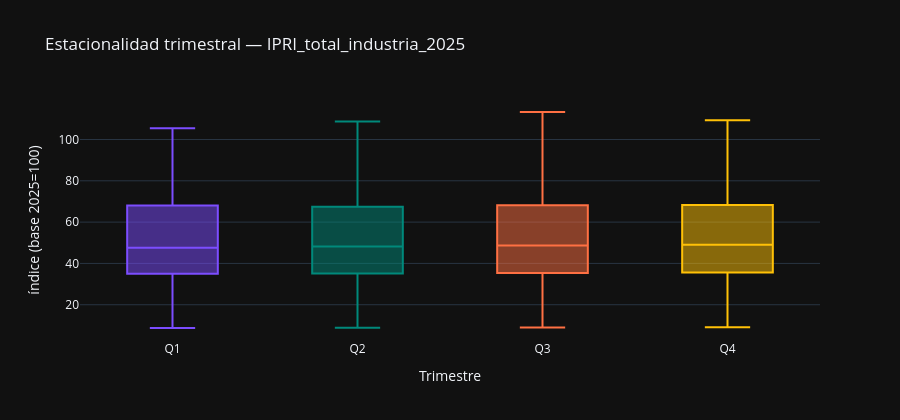

The code cell stored with this chart in its notebook:
### Markdown cell above
### Análisis:

La estructura de autocorrelación a frecuencia trimestral reproduce la de la frecuencia mensual y refuerza el diagnóstico de los tests. En nivel, la ACF decae muy lentamente desde valores próximos a 1 (en torno a 0,60 todavía en el lag 16) y la PACF concentra toda la señal en un pico dominante en el lag 1 cercano a la unidad, el patrón canónico de un AR(1) con raíz próxima a 1 propio de una serie no estacionaria.

La primera diferencia `Δ1` reduce drásticamente la persistencia: la ACF muestra un pico en el lag 1 de aproximadamente 0,60 y otro en el lag 2 de aproximadamente 0,35, seguidos de un tramo de coeficientes negativos en los lags 5 a 9, mientras la PACF se concentra en el lag 1 y entra en banda a partir del lag 2. Es el perfil de un proceso con inercia trimestral de corto alcance y sin estructura estacional dominante en múltiplos de 4. La diferencia interanual `Δ4` presenta una ACF que parte de un lag 1 elevado (aproximadamente 0,88) y decae de forma gradual con coeficientes negativos en los lags 6 a 9, y una PACF con un pico fuerte en el lag 1 seguido de un valor marcadamente negativo en el lag 2 (aproximadamente -0,72), estructura característica de la sobrediferenciación que introduce el filtro interanual y compatible con la estacionariedad que confirman los tests.

La variación interanual porcentual, en cambio, exhibe una ACF de decaimiento lento que permanece en torno a 0,25 en el lag 16 y una PACF dominada por el lag 1 (aproximadamente 0,95). Esta persistencia es la firma gráfica de la no estacionariedad que el KPSS detecta y confirma que, a diferencia de la diferencia interanual absoluta, la versión porcentual no estabiliza la serie.

### Code cell
# Estacionalidad trimestral reconstruida desde y_q
if len(y_q) >= 8:
    colores_bp = ['#7C4DFF', '#00897B', '#FF7043', '#FFC107']
    df_box_q = pd.DataFrame({
        'trimestre': y_q.index.quarter.map({1: 'Q1', 2: 'Q2', 3: 'Q3', 4: 'Q4'}),
        'valor': y_q.values,
        'fecha': y_q.index.strftime('%Y-%m-%d'),
    })
    df_box_q['trimestre'] = pd.Categorical(df_box_q['trimestre'],
                                            categories=['Q1', 'Q2', 'Q3', 'Q4'], ordered=True)
    fig = px.box(
        df_box_q, x='trimestre', y='valor', color='trimestre',
        hover_data=['fecha'],
        title=f'Estacionalidad trimestral — {VAR_PRINCIPAL}',
        labels={'valor': UNIDADES, 'trimestre': 'Trimestre'},
        color_discrete_sequence=colores_bp,
    )
    fig.update_layout(showlegend=False, height=420)
    fig.show()

    medias_q = y_q.groupby(y_q.index.quarter).mean()
    cv_trimestral = medias_q.std() / medias_q.mean() * 100 if medias_q.mean() != 0 else 0
    medias_dict = {k: round(float(v), 3) for k, v in medias_q.items()}
    print('Media por trimestre:', medias_dict)
    estac = '(estacionalidad apreciable)' if cv_trimestral > 5 else '(estacionalidad leve)'
    print(f'CV entre trimestres: {cv_trimestral:.2f}% {estac}')

### Figure 1 — Plotly figure (JSON) as saved in the notebook; plotly's stock layout.template omitted (floating-point values rounded to 4 significant figures)
{"data": [{"alignmentgroup": "True", "customdata": [["1975-01-01"], ["1976-01-01"], ["1977-01-01"], ["1978-01-01"], ["1979-01-01"], ["1980-01-01"], ["1981-01-01"], ["1982-01-01"], ["1983-01-01"], ["1984-01-01"], ["1985-01-01"], ["1986-01-01"], ["1987-01-01"], ["1988-01-01"], ["1989-01-01"], ["1990-01-01"], ["1991-01-01"], ["1992-01-01"], ["1993-01-01"], ["1994-01-01"], ["1995-01-01"], ["1996-01-01"], ["1997-01-01"], ["1998-01-01"], ["1999-01-01"], ["2000-01-01"], ["2001-01-01"], ["2002-01-01"], ["2003-01-01"], ["2004-01-01"], ["2005-01-01"], ["2006-01-01"], ["2007-01-01"], ["2008-01-01"], ["2009-01-01"], ["2010-01-01"], ["2011-01-01"], ["2012-01-01"], ["2013-01-01"], ["2014-01-01"], ["2015-01-01"], ["2016-01-01"], ["2017-01-01"], ["2018-01-01"], ["2019-01-01"], ["2020-01-01"], ["2021-01-01"], ["2022-01-01"], ["2023-01-01"], ["2024-01-01"], ["2025-01-01"]], "hovertemplate": "Trimestre=%{x}<br>índice (base 2025=100)=%{y}<br>fecha=%{customdata[0]}<extra></extra>", "legendgroup": "Q1", "marker": {"color": "#7C4DFF"}, "name": "Q1", "notched": false, "offsetgroup": "Q1", "orientation": "v", "showlegend": true, "type": "box", "x": ["Q1", "Q1", "Q1", "Q1", "Q1", "Q1", "Q1", "Q1", "Q1", "Q1", "Q1", "Q1", "Q1", "Q1", "Q1", "Q1", "Q1", "Q1", "Q1", "Q1", "Q1", "Q1", "Q1", "Q1", "Q1", "Q1", "Q1", "Q1", "Q1", "Q1", "Q1", "Q1", "Q1", "Q1", "Q1", "Q1", "Q1", "Q1", "Q1", "Q1", "Q1", "Q1", "Q1", "Q1", "Q1", "Q1", "Q1", "Q1", "Q1", "Q1", "Q1"], "x0": " ", "xaxis": "x", "y": [8.738, 9.5, 11.14, 13.52, 15.33, 18.22, 20.86, 24.02, 27.21, 30.9, 33.75, 34.75, 34.64, 35.57, 37.06, 38.13, 38.88, 39.27, 39.95, 41.51, 44.2, 45.45, 45.76, 45.96, 45.29, 47.56, 49.28, 49.23, 50.54, 50.94, 53.43, 56.64, 58.38, 62.13, 61.26, 62.18, 67.05, 70.16, 71.26, 69.7, 68.4, 64.95, 69.43, 70.01, 71.37, 69.44, 71.23, 100.8, 105.5, 98.19, 102.7], "y0": " ", "yaxis": "y"}, {"alignmentgroup": "True", "customdata": [["1975-04-01"], ["1976-04-01"], ["1977-04-01"], ["1978-04-01"], ["1979-04-01"], ["1980-04-01"], ["1981-04-01"], ["1982-04-01"], ["1983-04-01"], ["1984-04-01"], ["1985-04-01"], ["1986-04-01"], ["1987-04-01"], ["1988-04-01"], ["1989-04-01"], ["1990-04-01"], ["1991-04-01"], ["1992-04-01"], ["1993-04-01"], ["1994-04-01"], ["1995-04-01"], ["1996-04-01"], ["1997-04-01"], ["1998-04-01"], ["1999-04-01"], ["2000-04-01"], ["2001-04-01"], ["2002-04-01"], ["2003-04-01"], ["2004-04-01"], ["2005-04-01"], ["2006-04-01"], ["2007-04-01"], ["2008-04-01"], ["2009-04-01"], ["2010-04-01"], ["2011-04-01"], ["2012-04-01"], ["2013-04-01"], ["2014-04-01"], ["2015-04-01"], ["2016-04-01"], ["2017-04-01"], ["2018-04-01"], ["2019-04-01"], ["2020-04-01"], ["2021-04-01"], ["2022-04-01"], ["2023-04-01"], ["2024-04-01"], ["2025-04-01"]], "hovertemplate": "Trimestre=%{x}<br>índice (base 2025=100)=%{y}<br>fecha=%{customdata[0]}<extra></extra>", "legendgroup": "Q2", "marker": {"color": "#00897B"}, "name": "Q2", "notched": false, "offsetgroup": "Q2", "orientation": "v", "showlegend": true, "type": "box", "x": ["Q2", "Q2", "Q2", "Q2", "Q2", "Q2", "Q2", "Q2", "Q2", "Q2", "Q2", "Q2", "Q2", "Q2", "Q2", "Q2", "Q2", "Q2", "Q2", "Q2", "Q2", "Q2", "Q2", "Q2", "Q2", "Q2", "Q2", "Q2", "Q2", "Q2", "Q2", "Q2", "Q2", "Q2", "Q2", "Q2", "Q2", "Q2", "Q2", "Q2", "Q2", "Q2", "Q2", "Q2", "Q2", "Q2", "Q2", "Q2", "Q2", "Q2", "Q2"], "x0": " ", "xaxis": "x", "y": [8.9, 10.07, 11.88, 14.02, 15.8, 18.75, 21.94, 24.65, 27.94, 31.72, 34.26, 34.81, 34.88, 35.84, 37.33, 38.13, 38.79, 39.42, 40.13, 41.82, 44.84, 45.51, 45.84, 45.84, 45.63, 48.21, 49.5, 49.67, 50.16, 51.88, 54.14, 57.51, 59.29, 63.74, 61.04, 63.51, 67.89, 69.98, 70.3, 70.22, 69.35, 65.64, 68.79, 70.84, 71.47, 65.96, 75.56, 108.7, 101.8, 96.87, 97.67], "y0": " ", "yaxis": "y"}, {"alignmentgroup": "True", "customdata": [["1975-07-01"], ["1976-07-01"], ["1977-07-01"], ["1978-07-01"], ["1979-07-01"], ["1980-07-01"], ["1981-07-01"], ["1982-07-01"], ["1983-07-01"], ["1984-07-01"], ["1985-07-01"], ["1986-07-01"], ["1987-07-01"], ["1988-07-01"], ["1989-07-01"], ["1990-07-01"], ["1991-07-01"], ["1992-07-01"], ["1993-07-01"], ["1994-07-01"], ["1995-07-01"], ["1996-07-01"], ["1997-07-01"], ["1998-07-01"], ["1999-07-01"], ["2000-07-01"], ["2001-07-01"], ["2002-07-01"], ["2003-07-01"], ["2004-07-01"], ["2005-07-01"], ["2006-07-01"], ["2007-07-01"], ["2008-07-01"], ["2009-07-01"], ["2010-07-01"], ["2011-07-01"], ["2012-07-01"], ["2013-07-01"], ["2014-07-01"], ["2015-07-01"], ["2016-07-01"], ["2017-07-01"], ["2018-07-01"], ["2019-07-01"], ["2020-07-01"], ["2021-07-01"], ["2022-07-01"], ["2023-07-01"], ["2024-07-01"], ["2025-07-01"]], "hovertemplate": "Trimestre=%{x}<br>índice (base 2025=100)=%{y}<br>fecha=%{customdata[0]}<extra></extra>", "legendgroup": "Q3", "marker": {"color": "#FF7043"}, "name": "Q3", "notched": false, "offsetgroup": "Q3", "orientation": "v", "showlegend": true, "type": "box", "x": ["Q3", "Q3", "Q3", "Q3", "Q3", "Q3", "Q3", "Q3", "Q3", "Q3", "Q3", "Q3", "Q3", "Q3", "Q3", "Q3", "Q3", "Q3", "Q3", "Q3", "Q3", "Q3", "Q3", "Q3", "Q3", "Q3", "Q3", "Q3", "Q3", "Q3", "Q3", "Q3", "Q3", "Q3", "Q3", "Q3", "Q3", "Q3", "Q3", "Q3", "Q3", "Q3", "Q3", "Q3", "Q3", "Q3", "Q3", "Q3", "Q3", "Q3", "Q3"], "x0": " ", "xaxis": "x", "y": [9.009, 10.33, 12.54, 14.4, 16.62, 19.4, 22.56, 25.03, 28.61, 32.1, 34.57, 34.66, 35.1, 36.15, 37.7, 38.26, 38.89, 39.46, 40.55, 42.2, 45.05, 45.43, 46.09, 45.62, 46.28, 48.74, 49.43, 49.72, 50.23, 52.43, 54.9, 57.97, 59.7, 65.2, 61.37, 63.7, 68.24, 70.92, 71.22, 70.58, 68.9, 66.65, 68.83, 72.32, 70.73, 67.98, 80.96, 113.3, 103.1, 100.2, 99.9], "y0": " ", "yaxis": "y"}, {"alignmentgroup": "True", "customdata": [["1975-10-01"], ["1976-10-01"], ["1977-10-01"], ["1978-10-01"], ["1979-10-01"], ["1980-10-01"], ["1981-10-01"], ["1982-10-01"], ["1983-10-01"], ["1984-10-01"], ["1985-10-01"], ["1986-10-01"], ["1987-10-01"], ["1988-10-01"], ["1989-10-01"], ["1990-10-01"], ["1991-10-01"], ["1992-10-01"], ["1993-10-01"], ["1994-10-01"], ["1995-10-01"], ["1996-10-01"], ["1997-10-01"], ["1998-10-01"], ["1999-10-01"], ["2000-10-01"], ["2001-10-01"], ["2002-10-01"], ["2003-10-01"], ["2004-10-01"], ["2005-10-01"], ["2006-10-01"], ["2007-10-01"], ["2008-10-01"], ["2009-10-01"], ["2010-10-01"], ["2011-10-01"], ["2012-10-01"], ["2013-10-01"], ["2014-10-01"], ["2015-10-01"], ["2016-10-01"], ["2017-10-01"], ["2018-10-01"], ["2019-10-01"], ["2020-10-01"], ["2021-10-01"], ["2022-10-01"], ["2023-10-01"], ["2024-10-01"], ["2025-10-01"]], "hovertemplate": "Trimestre=%{x}<br>índice (base 2025=100)=%{y}<br>fecha=%{customdata[0]}<extra></extra>", "legendgroup": "Q4", "marker": {"color": "#FFC107"}, "name": "Q4", "notched": false, "offsetgroup": "Q4", "orientation": "v", "showlegend": true, "type": "box", "x": ["Q4", "Q4", "Q4", "Q4", "Q4", "Q4", "Q4", "Q4", "Q4", "Q4", "Q4", "Q4", "Q4", "Q4", "Q4", "Q4", "Q4", "Q4", "Q4", "Q4", "Q4", "Q4", "Q4", "Q4", "Q4", "Q4", "Q4", "Q4", "Q4", "Q4", "Q4", "Q4", "Q4", "Q4", "Q4", "Q4", "Q4", "Q4", "Q4", "Q4", "Q4", "Q4", "Q4", "Q4", "Q4", "Q4", "Q4", "Q4", "Q4", "Q4", "Q4"], "x0": " ", "xaxis": "x", "y": [9.155, 10.59, 13.15, 14.75, 17.15, 19.91, 23.13, 25.78, 29.65, 32.57, 34.9, 34.55, 35.28, 36.48, 37.86, 38.77, 39.0, 39.55, 40.84, 42.82, 45.03, 45.72, 46.23, 45.31, 46.72, 49.32, 49.0, 49.81, 50.32, 52.88, 55.5, 57.59, 60.6, 62.49, 61.28, 64.57, 68.4, 70.78, 70.77, 69.28, 67.34, 68.18, 69.92, 72.07, 70.4, 68.43, 91.05, 109.3, 101.5, 101.3, 99.9], "y0": " ", "yaxis": "y"}], "layout": {"boxmode": "overlay", "height": 420, "legend": {"title": {"text": "Trimestre"}, "tracegroupgap": 0}, "showlegend": false, "title": {"text": "Estacionalidad trimestral — IPRI_total_industria_2025"}, "xaxis": {"anchor": "y", "categoryarray": ["Q1", "Q2", "Q3", "Q4"], "categoryorder": "array", "domain": [0.0, 1.0], "title": {"text": "Trimestre"}}, "yaxis": {"anchor": "x", "domain": [0.0, 1.0], "title": {"text": "índice (base 2025=100)"}}}}
